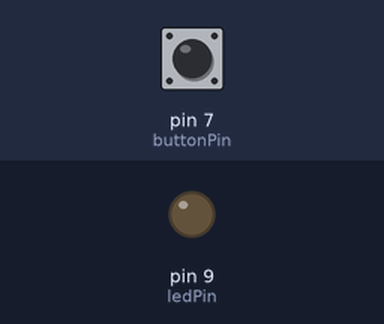
Recording of a sketch running on a simulated Arduino Uno, built with avr-gcc and run on an emulated ATmega328P. Parts: output pins drawn as LEDs (lit = HIGH). Dashed ring = blinking. Inputs (shaded band) come from the test bench; at power-on: pin 7 (buttonPin) LOW. What the sketch prints to the serial monitor is not drawn.

Above: at 1.2 s.
1.3 s: pin 7 (buttonPin) pulled HIGH for 0.15 s
At 1.38 s:
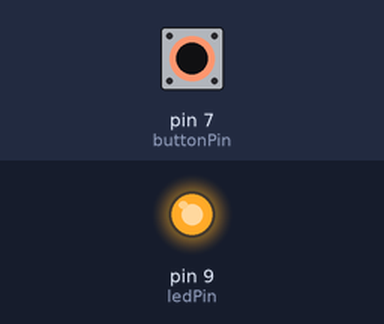
2.9 s: pin 7 (buttonPin) pulled HIGH for 0.15 s
At 4.0 s:
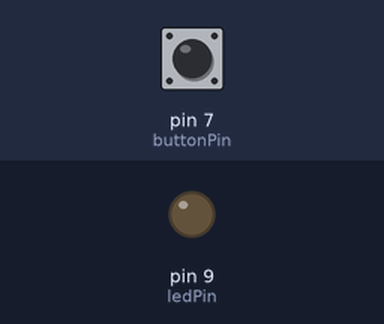
6.0 s: pin 7 (buttonPin) pulled HIGH for 3.2 s
At 7.2 s:
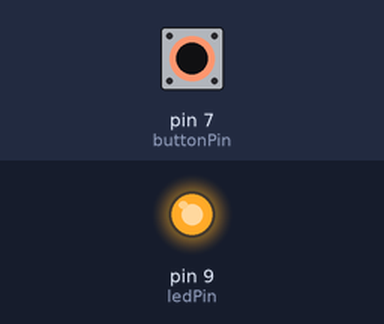
10.7 s: pin 7 (buttonPin) pulsed HIGH 2 times (0.12 s each, 0.3 s apart)
At 10.76 s:
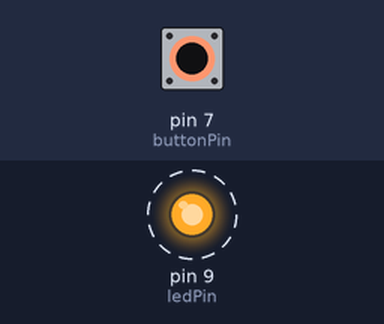
14.3 s: pin 7 (buttonPin) pulsed HIGH 5 times (0.12 s each, 0.3 s apart)
At 16.1 s:
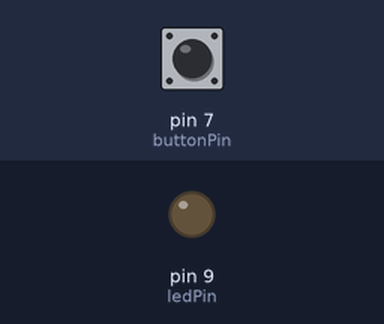
Timing chart, 0 to 17.6 s (numbered marks = the images above; inputs shaded):
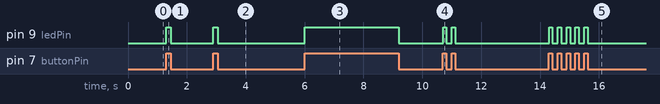

Measured:
- after the input at 1.3 s, pin 9 (ledPin): LOW → HIGH at once, → LOW 0.16 s later
- after the input at 2.9 s, pin 9 (ledPin): LOW → HIGH at once, → LOW 0.15 s later
- after the input at 6.0 s, pin 9 (ledPin): LOW → HIGH at once, → LOW 3.2 s later
- after the input at 10.7 s, pin 9 (ledPin): alternates HIGH for 0.12 s and LOW for 0.18 s, 4 changes in all, then stays LOW, starting at once
- after the input at 14.3 s, pin 9 (ledPin): alternates HIGH for 0.12 s and LOW for 0.18 s, 10 changes in all, then stays LOW, starting at once

The sketch:

sketch_feb20a.ino
```cpp
int ledPin = 9;
int buttonPin = 7;

void setup() {
  pinMode(ledPin, OUTPUT);
  pinMode(buttonPin, INPUT);
  digitalWrite(ledPin, LOW);
  Serial.begin(9600);
}

void loop() {
  int buttonStatus = digitalRead(buttonPin);
  if (buttonStatus == HIGH) {
    digitalWrite(ledPin, HIGH);
    Serial.println("HIGH");
  } else {
    digitalWrite(ledPin, LOW);
    Serial.println("LOW");
  }
}
```
